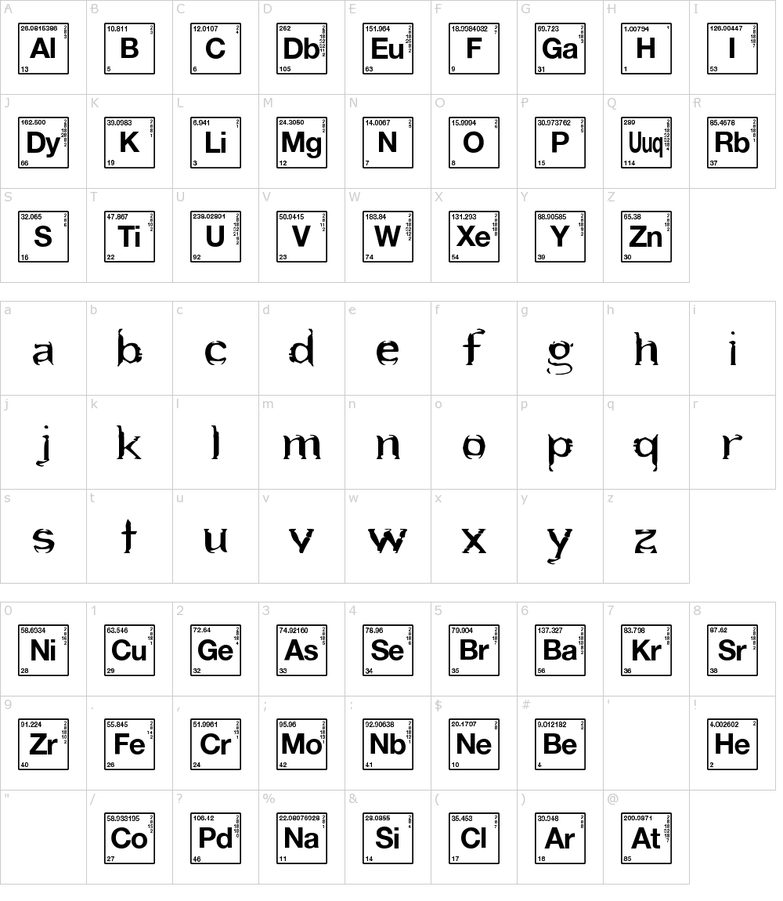
#> input picture data/src/Main.png, 783 x 901 px, shrunk from 1000 x 1150 before the run, found by its file name
$ python for-crop.py
#> lines starting #> are read from the running program, lines starting #| are printed output that depends on the picture
from PIL import Image, ImageFilter
im1 = Image.open('Main.png')
#> im1 is the input picture: PIL image 783x901 RGBA; mean R, G, B, A 18.9, 18.9, 18.9, 21
for i in range(3):
    for j in range(9):
        left= j*110
        right = left + 110
        top = i *120
        bottom = top + 120
        cropped = im1.crop((left+5, top+20, right-5, bottom-20))
        text = 'data/'+str(i)+str(j)+'.png'
        cropped.save(text)
#> this loop made 3 passes
#> pass 1, `cropped.save(text)`:
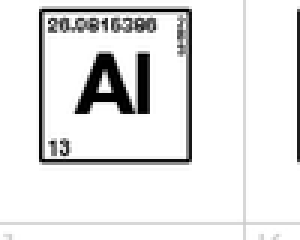
#> saved as 00.png: PIL image 100x80 RGBA (shown 3 times larger); mean R, G, B, A 15.2, 15.2, 15.2, 28.4; transparent parts drawn white
#> pass 1, `cropped.save(text)`:
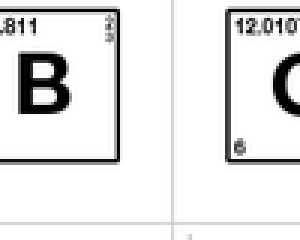
#> saved as 01.png: PIL image 100x80 RGBA (shown 3 times larger); mean R, G, B, A 14.5, 14.5, 14.5, 29.3; transparent parts drawn white
#> pass 1, `cropped.save(text)`:
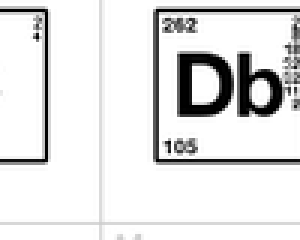
#> saved as 02.png: PIL image 100x80 RGBA (shown 3 times larger); mean R, G, B, A 16, 16, 16, 32.8; transparent parts drawn white
#> pass 1, `cropped.save(text)`:
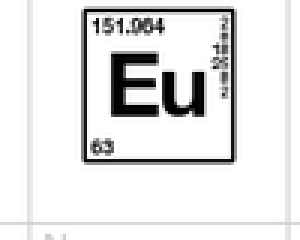
#> saved as 03.png: PIL image 100x80 RGBA (shown 3 times larger); mean R, G, B, A 24.1, 24.1, 24.1, 32; transparent parts drawn white
#> after the loop: cropped: PIL image 100x80 RGBA; every value is 0
